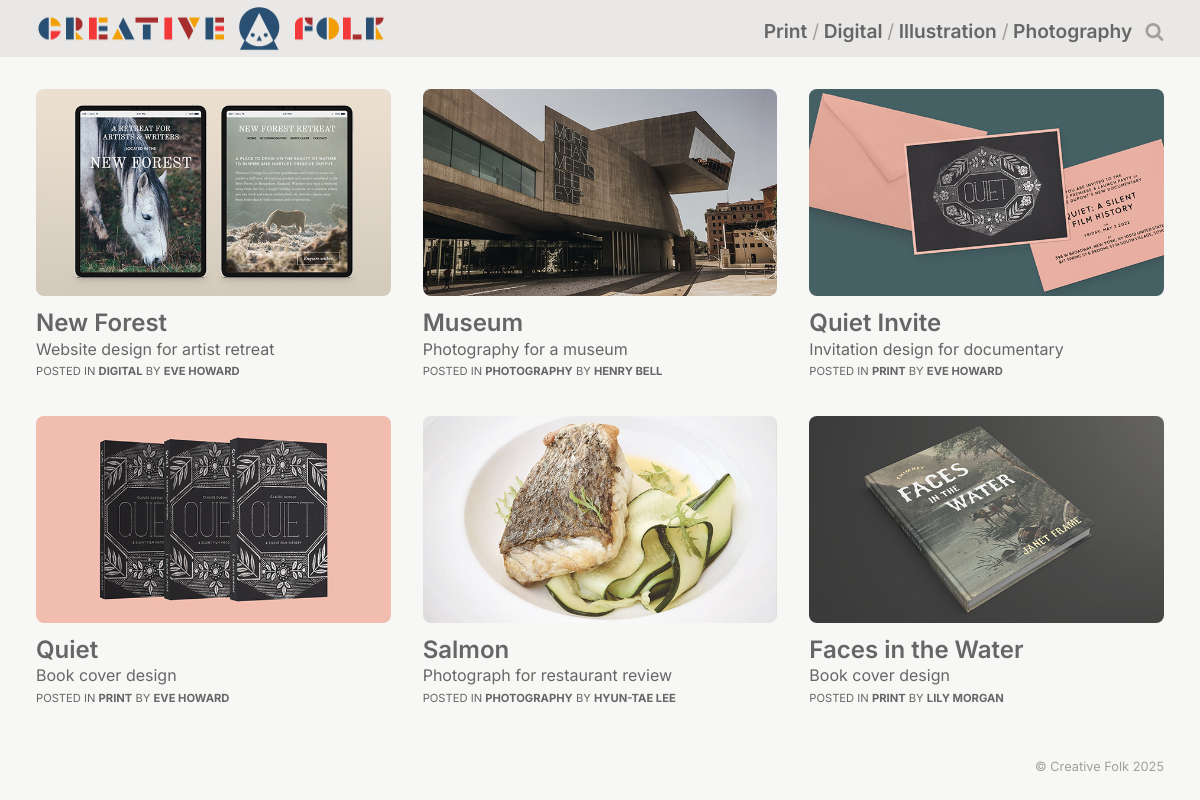
The page /MAMP/phpbook/section_d/c14/public/index.php on the database its author committed.
### tables this page shows
CREATE TABLE `category` (
  `id` int(11) NOT NULL,
  `name` varchar(24) NOT NULL,
  `description` varchar(254) NOT NULL,
  `navigation` tinyint(1) NOT NULL,
  `seo_name` varchar(244) NOT NULL
);

CREATE TABLE `article` (
  `id` int(11) NOT NULL,
  `title` varchar(80) NOT NULL,
  `summary` varchar(254) NOT NULL,
  `content` text NOT NULL,
  `created` timestamp NOT NULL DEFAULT CURRENT_TIMESTAMP,
  `category_id` int(11) NOT NULL,
  `member_id` int(11) NOT NULL,
  `image_id` int(11) DEFAULT NULL,
  `published` tinyint(4) NOT NULL DEFAULT '0',
  `seo_title` varchar(244) NOT NULL
);

CREATE TABLE `image` (
  `id` int(11) NOT NULL,
  `file` varchar(254) NOT NULL,
  `alt` varchar(1000) NOT NULL
);

### MAMP/phpbook/section_d/c14/src/bootstrap.php (called while the page is built, shortened)
<?php
require APP_ROOT . '/src/functions.php';
require APP_ROOT . '/config/config.php';
spl_autoload_register(function($class)
{
    $path = APP_ROOT . '/src/classes/';
});
$cms = new CMS($dsn, $username, $password);

### MAMP/phpbook/section_d/c14/config/config.php (called while the page is built, shortened)
<?php
$type     = 'mysql';
$server   = 'localhost';
$db       = 'phpbook-1';
$port     = '';
$charset  = 'utf8mb4';
$username = 'YOUR USERNAME';
$password = 'YOUR PASSWORD';
$dsn = "$type:host=$server;dbname=$db;port=$port;charset=$charset";

### MAMP/phpbook/section_d/c14/src/classes/Database.php (called while the page is built, shortened)
<?php
class Database extends PDO
{
    public function __construct(string $dsn, string $username, string $password, array $options = [])
    {
        $default_options[PDO::ATTR_DEFAULT_FETCH_MODE] = PDO::FETCH_ASSOC;
        $default_options[PDO::ATTR_EMULATE_PREPARES]   = false;
        $default_options[PDO::ATTR_ERRMODE]            = PDO::ERRMODE_EXCEPTION;
        $options = array_replace($default_options, $options);
    }
    public function runSQL(string $sql, $arguments = null)
    {
        if (!$arguments) {
            return $this->query($sql);
        }
        $statement = $this->prepare($sql);
        $statement->execute($arguments);
        return $statement;
    }
}

### MAMP/phpbook/section_d/c14/src/classes/CMS.php (called while the page is built, shortened)
<?php
class CMS
{
    protected $db        = null;
    protected $article   = null;
    protected $category  = null;
    public function __construct($dsn, $username, $password)
    {
        $this->db = new Database($dsn, $username, $password);
    }
    public function getArticle()
    {
        if ($this->article === null) {
            $this->article = new Article($this->db);
        }
        return $this->article;
    }
    public function getCategory()
    {
        if ($this->category === null) {
            $this->category = new Category($this->db);
        }
        return $this->category;
    }
}

### MAMP/phpbook/section_d/c14/src/classes/Category.php (called while the page is built, shortened)
<?php
class Category
{
    protected $db;
    public function __construct(Database $db)
    {
        $this->db = $db;
    }
    public function getAll(): array
    {
        $sql = "SELECT id, name, navigation
                  FROM category;";
        return $this->db->runSQL($sql)->fetchAll();
    }
}

### MAMP/phpbook/section_d/c14/src/functions.php (called while the page is built, shortened)
<?php
function html_escape($text): string
{
    $text = $text ?? '';
    return htmlspecialchars($text, ENT_QUOTES, 'UTF-8', false);
}

### MAMP/phpbook/section_d/c14/src/classes/Article.php (called while the page is built, shortened)
<?php
class Article
{
    protected $db;
    public function __construct(Database $db)
    {
        $this->db = $db;
    }
    public function getAll($published = true, $category = null, $member = null, $limit = 10000): array
    {
        $arguments['category']  = $category;
        $arguments['category1'] = $category;
        $arguments['member']    = $member;
        $arguments['member1']   = $member;
        $arguments['limit']     = $limit;
        $sql = "SELECT a.id, a.title, a.summary, a.created, a.category_id,
                       a.member_id, a.published,
                       c.name     AS category,
                       CONCAT(m.forename, ' ', m.surname) AS author,
                       i.file     AS image_file,
                       i.alt      AS image_alt
                FROM article    AS a
                JOIN category   AS c ON a.category_id = c.id
                JOIN member     AS m ON a.member_id   = m.id
                LEFT JOIN image AS i ON a.image_id    = i.id
              WHERE (a.category_id = :category OR :category1 is null)
                AND (a.member_id   = :member   OR :member1   is null) ";
        if ($published) {
            $sql .= "AND a.published = 1 ";
        }
        $sql .= "ORDER BY a.id DESC LIMIT :limit;";
        return $this->db->runSql($sql, $arguments)->fetchAll();
    }
}

### MAMP/phpbook/section_d/c14/public/index.php (the view, shortened to what this page needs)
<?php
include '../src/bootstrap.php';
$articles    = $cms->getArticle()->getAll(true, null, null, 6);
$navigation  = $cms->getCategory()->getAll();
$section     = '';
?>
<?php include APP_ROOT . '/public/includes/header.php'; ?>
  <main class="container grid" id="content">
    <?php foreach ($articles as $article) { ?>
      <article class="summary">
        <a href="article.php?id=<?= $article['id'] ?>">
          <img src="uploads/<?= html_escape($article['image_file'] ?? 'blank.png') ?>"
               alt="<?= html_escape($article['image_alt']) ?>">
          <h2><?= html_escape($article['title']) ?></h2>
          <p><?= html_escape($article['summary']) ?></p>
        </a>
        <p class="credit">
          Posted in <a href="category.php?id=<?= $article['category_id'] ?>">
          <?= html_escape($article['category']) ?></a>
          by <a href="member.php?id=<?= $article['member_id'] ?>">
          <?= html_escape($article['author']) ?></a>
        </p>
      </article>
    <?php } ?>
  </main>
<?php include APP_ROOT . '/public/includes/footer.php'; ?>

### MAMP/phpbook/section_d/c14/public/includes/header.php (shortened to what this page needs)
<!DOCTYPE html>
<html lang="en-US">
  <head>
    <link rel="stylesheet" type="text/css" href="css/styles.css">
  </head>
  <body>
    <header>
      <div class="container">
        <div class="logo">
          <a href="index.php"><img src="img/logo.png" alt="Creative Folk"></a>
        </div>
        <nav>
          <ul id="menu">
            <?php foreach ($navigation as $link) {
              if ($link['navigation'] == 1) { ?>
            <li><a href="category.php?id=<?= $link['id'] ?>"
              <?= ($section == $link['id'] ) ? 'class="on" aria-current="page"' : '' ?>>
              <?= html_escape($link['name']) ?>
            </a></li>
            <?php }
               } ?>
            <li><a href="search.php">
              <span class="icon-search"></span><span class="search-text">Search</span>
            </a></li>
          </ul>
        </nav>
      </div>
    </header>

### MAMP/phpbook/section_d/c14/public/includes/footer.php (shortened to what this page needs)
    <footer>
      <div class="container">
        &copy; Creative Folk <?= date('Y'); ?>
      </div>
    </footer>
  </body>
</html>

### MAMP/phpbook/section_d/c14/public/css/styles.css (style rules this page uses)
* { box-sizing: border-box; }
body { margin: 0; color: #666; background-color: #f7f7f5; }
a { color: #666; }
body { font-family: 'Inter', 'Arial', sans-serif; font-size: 100%; }
a { text-decoration: none; }
h1, h2 { font-weight: 600; margin: 0 0 0.14em 0; }
p { margin: 0 0 1em 0; }
.date, p.credit, p.member { font-size: 0.7rem; }
p.credit { text-transform: uppercase; }
p.credit a { font-weight: bold; color: inherit; }
article.summary p { line-height: 1em; }
nav li { font-weight: 600; line-height: 0.8em; }
header { background: #e9e8e6; min-height: 50px; margin-bottom: 2em; }
header > div.container { align-items: center; }
header div.logo { line-height: 0.5em; margin-bottom: 0; }
header div.logo img { max-width: 360px; max-height: 50px; margin: 5px 0px; }
header nav ul { padding: .5rem 0 0.1rem 0; margin: 0; clear: left; }
header nav li { list-style-type: none; display: inline-block; padding-right: .5em; }
.js header nav ul { display: none; }
.js header nav li { margin-bottom: 1em; display: block; }
nav .icon-search { display: none; }
@media (min-width: 760px) { header > div.container { display: flex; } }
@media (min-width: 760px) { header .logo { flex: 1; } }
@media (min-width: 760px) { header nav { flex: 2; } }
@media (min-width: 760px) { header div.logo img { max-width: 93%; max-height: 75px; } }
@media (min-width: 760px) { header nav li { padding-right: 0; font-size: 1.2em; } }
@media (min-width: 760px) { .js header nav ul { display: block; text-align: right; } }
@media (min-width: 760px) { .js header nav li { display: inline-block; margin: 0; } }
@media (min-width: 760px) { header nav li::after { content: " / "; font-weight: normal; color: #a39f9c; } }
@media (min-width: 760px) { header nav li:last-child::after, header nav li:nth-last-child(2)::after { content: ""; } }
@media (min-width: 760px) { nav .icon-search { display: inline-block; padding-left: .5rem; color: #a39f9c; } }
footer { clear: both; font-size: 0.8rem; text-align: right; color: #a39f9c; padding: 1rem 0; }
.container { margin: 0 auto 0 auto; max-width: 94%; }
.grid { display: grid; grid-gap: 2em; }
.grid { display: grid; margin: 0 auto 2em auto; grid-template-columns: repeat(auto-fill, minmax(300px, 1fr)); }
main img { width: 100%; height: auto; border-radius: 8px; }
article.summary img { margin-bottom: 0.5em; }
article.summary p { margin: 0 0 0.6em 0; }
[class^="icon-"]:before, [class*=" icon-"]:before { font-family: "icons"; font-style: normal; font-weight: normal; speak: never; display: inline-block; text-decoration: none; width: 1em; text-align: center; font-variant: normal; text-transform: none; line-height: 1em; -webkit-font-smoothing: antialiased; -moz-osx-font-smoothing: grayscale; }
.icon-search:before { content: '\e803'; }

### rows shown on the page
category: name "Print"
category: name "Digital"
category: name "Illustration"
category: name "Photography"
article: image.file (picture), title "New Forest", summary "Website design for artist retreat", category.name "DIGITAL", author "EVE HOWARD"
article: image.file (picture), title "Museum", summary "Photography for a museum", category.name "PHOTOGRAPHY", author "HENRY BELL"
article: image.file (picture), title "Quiet Invite", summary "Invitation design for documentary", category.name "PRINT", author "EVE HOWARD"
article: image.file (picture), title "Quiet", summary "Book cover design", category.name "PRINT", author "EVE HOWARD"
article: image.file (picture), title "Salmon", summary "Photograph for restaurant review", category.name "PHOTOGRAPHY", author "HYUN-TAE LEE"
article: image.file (picture), title "Faces in the Water", summary "Book cover design", category.name "PRINT", author "LILY MORGAN"
